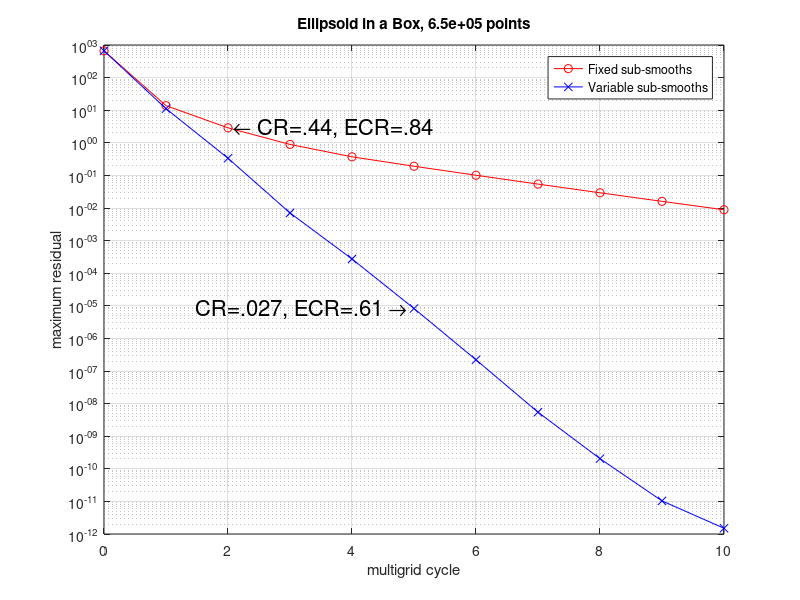
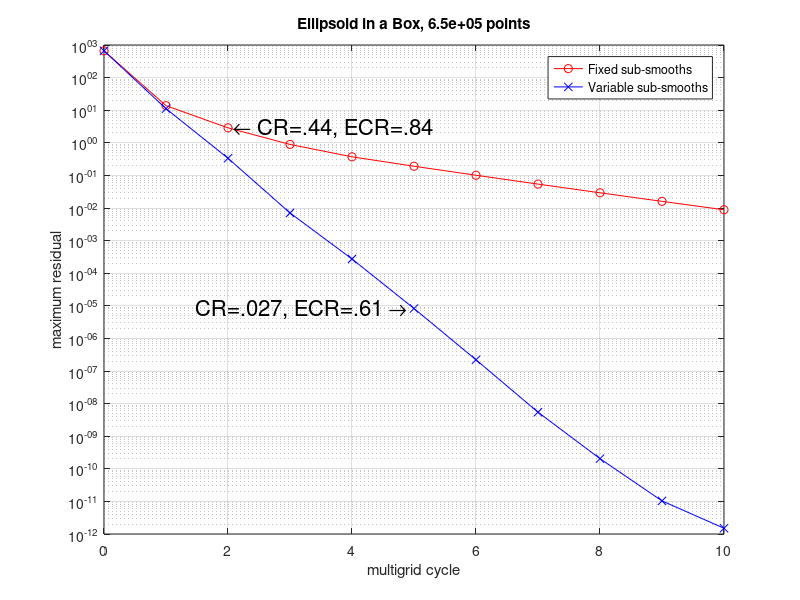
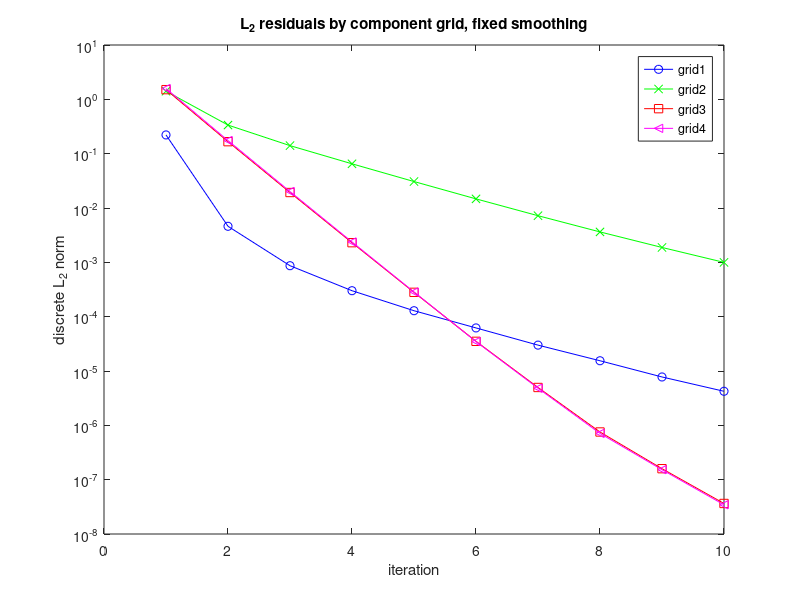
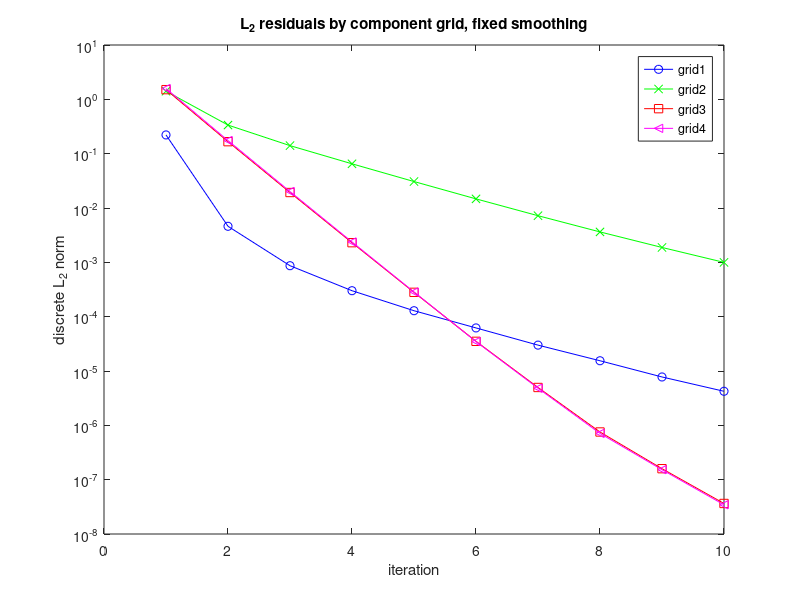

MATLAB code for these plots, in order:
%
% Compare variable sub-smooths to fixed

t=[0 1 2 3 4 5 6 7 8 9 10 ];
%defect=[1.445e+01 4.997e+00 2.257e+00 1.109e+00 5.796e-01 3.061e-01 1.634e-01 8.801e-02 4.785e-02 2.624e-02 ];
%defect2=[8.062e-01 2.604e-02 9.831e-04 2.616e-05 1.555e-06 6.359e-08 2.613e-09 1.160e-10 1.086e-11 7.069e-13 ];

defect=[6.635e+02 1.378e+01 2.876e+00 8.913e-01 3.717e-01 1.912e-01 1.011e-01 5.412e-02 2.928e-02 1.601e-02 8.835e-03 ];
defect2=[6.635e+02 1.115e+01 3.363e-01 7.058e-03 2.731e-04 8.276e-06 2.209e-07 5.454e-09 2.045e-10 1.037e-11 1.501e-12 ];
clf
% set(gca,'FontSize',16);
set(gca,'FontSize',18);

plot(t,defect,'r-o',t,defect2,'b-x');
title('Ellipsoid in a Box, 6.5e+05 points');
ylabel('maximum residual');
xlabel('multigrid cycle');
set(gca,'YScale','log');
grid on
legend('Fixed sub-smooths','Variable sub-smooths');
text(t(3),defect(3),' \leftarrow CR=.44, ECR=.84','HorizontalAlignment','left','FontSize',16);
text(t(6),defect2(6),'CR=.027, ECR=.61 \rightarrow ','HorizontalAlignment','right','FontSize',16);

pause
print -depsc2 variableSmooth.ellipsoid2.eps
print -deps2 variableSmooth.ellipsoid2.bw.eps

% --------------------------------------------------------------
t=[1 2 3 4 5 6 7 8 9 10 ];

% defect0=[6.269e-02 1.733e-02 7.898e-03 3.560e-03 1.698e-03 8.274e-04 4.151e-04 2.134e-04 1.123e-04 6.040e-05 ];
% defect1=[1.725e+00 7.285e-01 3.250e-01 1.491e-01 7.005e-02 3.371e-02 1.661e-02 8.380e-03 4.330e-03 2.290e-03 ];
% defect2=[4.030e-01 7.554e-02 2.700e-02 8.288e-03 3.045e-03 1.044e-03 3.719e-04 1.348e-04 4.595e-05 1.770e-05 ];
% defect3=[3.168e-01 5.037e-02 1.511e-02 4.285e-03 1.476e-03 4.997e-04 1.686e-04 6.367e-05 1.981e-05 8.590e-06 ];

defect0=[2.212e-01 4.606e-03 8.669e-04 3.005e-04 1.287e-04 6.206e-05 2.995e-05 1.544e-05 7.766e-06 4.234e-06 ];
defect1=[1.412e+00 3.360e-01 1.406e-01 6.507e-02 3.069e-02 1.472e-02 7.216e-03 3.629e-03 1.879e-03 9.985e-04 ];
defect2=[1.508e+00 1.663e-01 1.928e-02 2.300e-03 2.806e-04 3.516e-05 4.975e-06 7.543e-07 1.593e-07 3.648e-08 ];
defect3=[1.582e+00 1.744e-01 2.012e-02 2.371e-03 2.848e-04 3.484e-05 4.824e-06 7.107e-07 1.527e-07 3.451e-08 ];

plot(t,defect0,'b-o',t,defect1,'g-x',t,defect2,'r-s',t,defect3,'m-<');
title('L_2 residuals by component grid, fixed smoothing');
ylabel('discrete L_2 norm');
legend('grid1','grid2','grid3','grid4');
xlabel('iteration');
set(gca,'YScale','log');
pause
print -depsc2 residualByGridFixed.ellipsoid2.eps
print -deps2 residualByGridFixed.ellipsoid2.bw.eps

% --------------------------------------------------------------

%defect0=[2.163e-02 6.831e-04 2.291e-05 7.792e-07 3.683e-08 1.578e-09 5.875e-11 2.777e-12 1.796e-13 3.007e-14 ];
%defect1=[3.427e-02 9.986e-04 3.871e-05 8.231e-07 5.404e-08 1.463e-09 7.917e-11 2.227e-12 3.811e-13 6.746e-14 ];
%defect2=[2.869e-02 1.106e-03 8.273e-05 9.781e-07 1.004e-07 2.690e-09 8.865e-11 2.175e-12 4.003e-13 3.886e-14 ];
%defect3=[2.514e-02 1.037e-03 9.858e-05 1.323e-06 6.196e-08 1.839e-09 1.194e-10 5.496e-12 2.677e-13 3.684e-14 ];

defect0=[2.237e-01 5.409e-03 1.615e-04 6.113e-06 1.784e-07 5.052e-09 1.312e-10 3.998e-12 1.566e-13 4.404e-14 ];
defect1=[1.185e+00 3.579e-02 6.563e-04 1.852e-05 3.804e-07 1.030e-08 3.240e-10 1.661e-11 7.328e-13 8.427e-14 ];
defect2=[9.005e-01 7.867e-03 8.590e-05 2.880e-06 2.531e-07 9.939e-09 2.457e-10 5.578e-12 1.580e-13 8.243e-14 ];
defect3=[9.399e-01 8.887e-03 1.039e-04 4.546e-06 4.256e-07 9.374e-09 1.892e-10 5.333e-12 2.241e-13 7.318e-14 ];

plot(t,defect0,'b-o',t,defect1,'g-x',t,defect2,'r-s',t,defect3,'m-<');
title('L_2 residuals by component grid, variable smoothing');
ylabel('discrete L_{2} norm');
legend('grid1','grid2','grid3','grid4');
xlabel('iteration');
set(gca,'YScale','log');
pause
print -depsc2 residualByGridVar.ellipsoid2.eps
print -deps2 residualByGridVar.ellipsoid2.bw.eps
